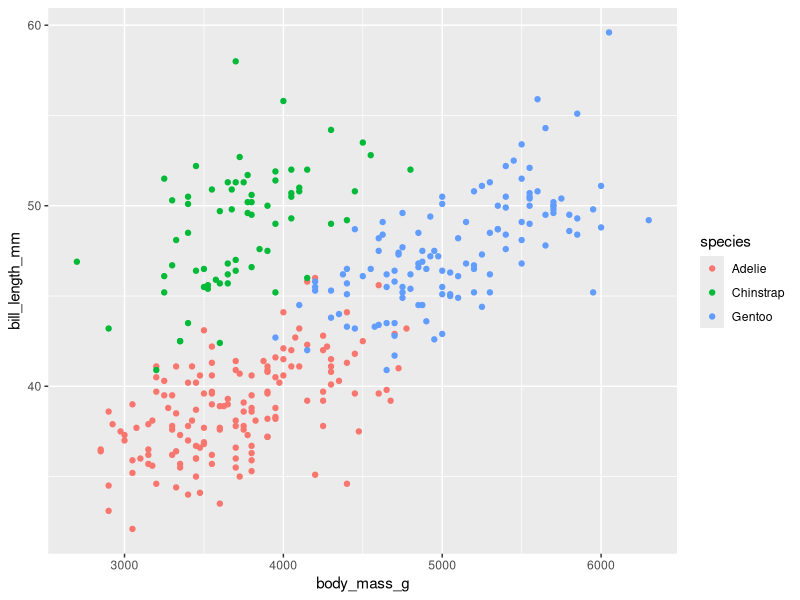
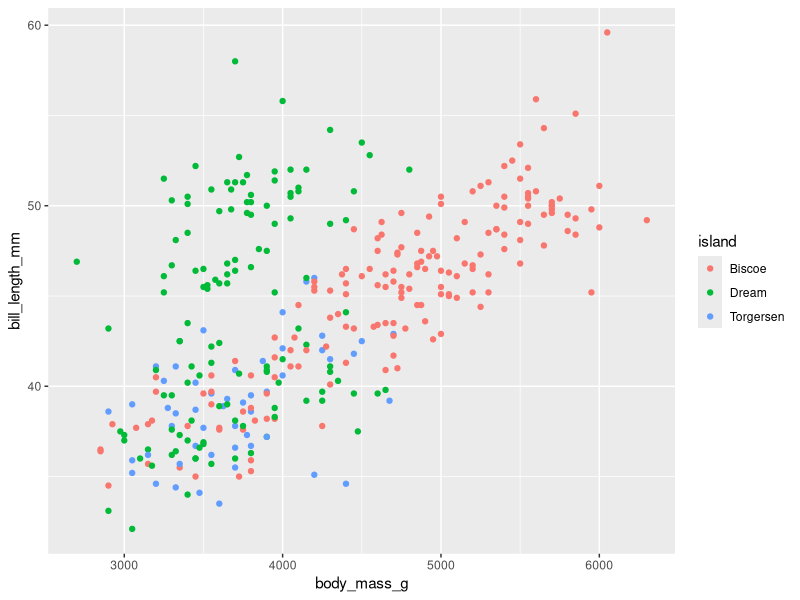
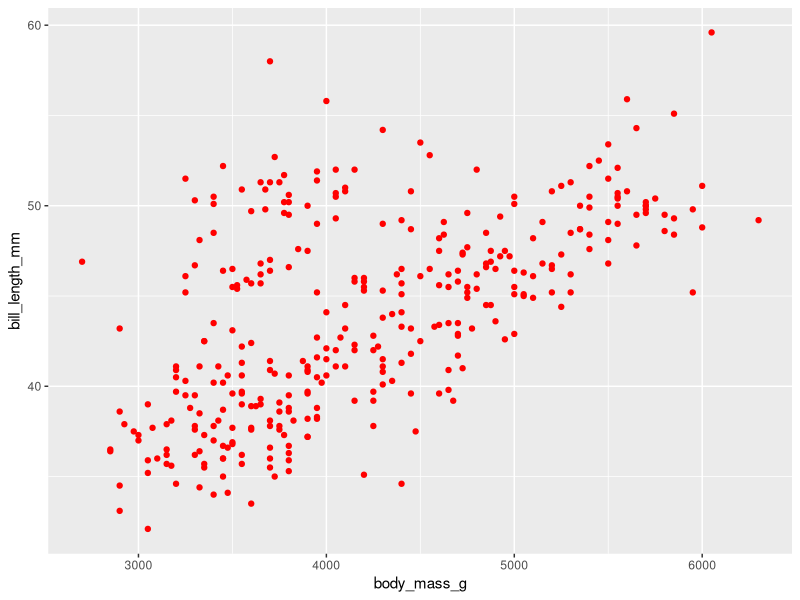
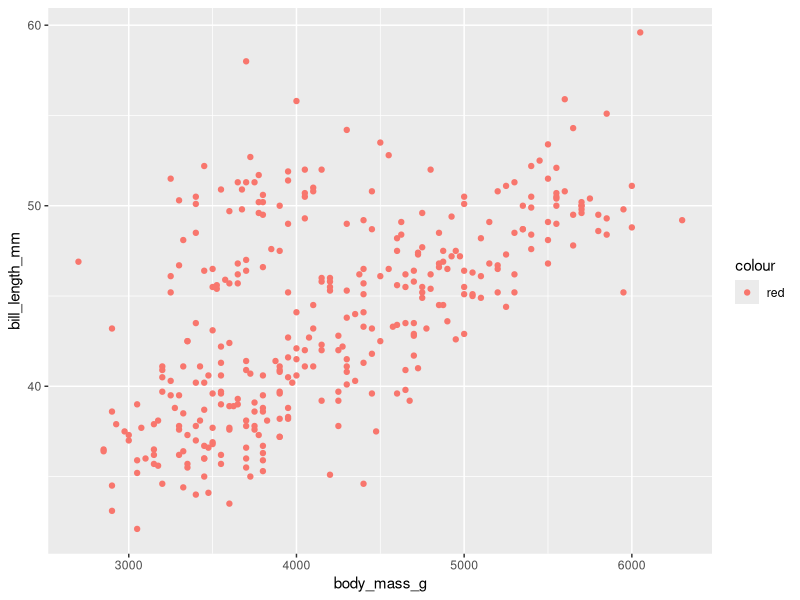

These charts were generated, in order, by the following R code: (Note: this script raises an error after producing the figures.)
## ---- chunk 1
knitr::opts_chunk$set(
  warning = FALSE, 
  message = FALSE,
  echo = TRUE
)
## ---- chunk 2
library(tidyverse) # Contains ggplot2

library(palmerpenguins) # Contains the dataset
## ---- chunk 3
ggplot(data = penguins,
       aes(x = body_mass_g, y = bill_length_mm)) +
  geom_point(aes(colour = species))
## ---- chunk 4
ggplot(data = penguins,
       aes(x = body_mass_g, y = bill_length_mm)) +
  # 'island' is a column from 'penguins'
  geom_point(aes(colour = island))
## ---- chunk 5
ggplot(data = penguins,
       aes(x = body_mass_g, y = bill_length_mm)) +
  # Make all points red
  geom_point(colour = "red")
## ---- chunk 6
ggplot(data = penguins,
       aes(x = body_mass_g, y = bill_length_mm)) +
  # What is happening here?
  geom_point(aes(colour = "red"))
## ---- chunk 7
ggplot(data = penguins,
       aes(x = body_mass_g, y = bill_length_mm)) +
  # Why does this cause an error?
  geom_point(colour = species)
## ---- chunk 8
ggplot(data = penguins,
       aes(x = body_mass_g, y = bill_length_mm)) +
  # What else can we add?
  geom_point(aes(size = flipper_length_mm, shape = island))
## ---- chunk 9
ggplot(data = penguins,
       # NB: Arguments passed to first aes() apply to all geoms
       aes(x = body_mass_g, y = bill_length_mm, colour = species)) +
  geom_point() +
  geom_smooth(method = "lm")
## ---- chunk 10
ggplot(data = penguins,
       aes(x = body_mass_g, y = bill_length_mm, colour = species)) +
  geom_point() +
  geom_smooth(method = "lm") +
  # Change label text
  labs(x = "Body mass (g)", y = "Bill length (mm)", colour = "Species") +
  # Change legend position
  theme(legend.position = "bottom")
